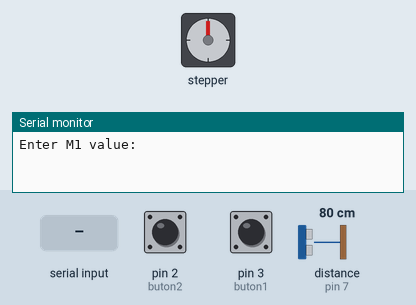
Recording of a sketch running on a simulated Arduino Uno, built with avr-gcc and run on an emulated ATmega328P. Shown: stepper motor, the last lines printed to the serial monitor. The inputs (shaded band) are chosen by the test bench; at power-on: distance to the obstacle (sensor on pin 7) 80 cm, pin 2 (buton2) LOW, pin 3 (buton1) LOW. The echo pulse lasts 58.3 µs per cm; stepper angles assume 290 steps per turn.

Above: at 0.9 s.
1.0 s: "90,45,200\n" received over Serial
At 2.5 s:
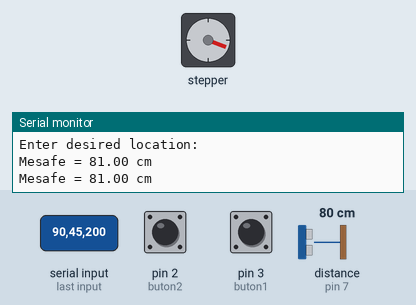
4.0 s: distance to the obstacle (sensor on pin 7) set to 150 cm
7.0 s: distance to the obstacle (sensor on pin 7) set to 155 cm
At 8.2 s:
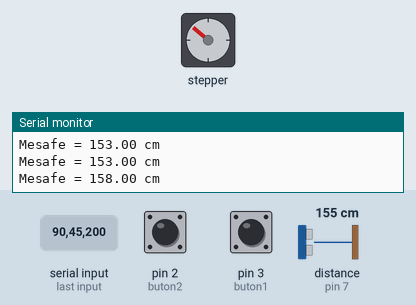
9.3 s: distance to the obstacle (sensor on pin 7) set to 2 cm
At 10.8 s:
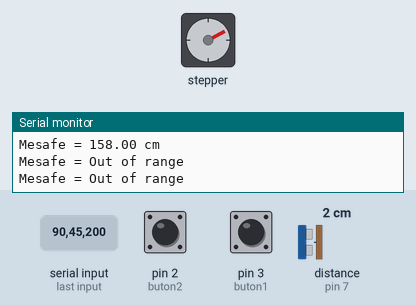
Timing chart, 0 to 21.3 s (numbered marks = the images above; inputs shaded):
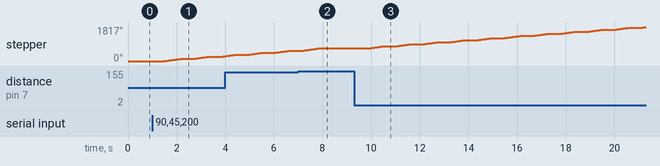

Measured:
- the behaviour switches between 152 and 153 cm on distance to the obstacle (sensor on pin 7) (found by bisection; images 1 and 2)
- after the input at 1.0 s, stepper: turns 111° clockwise in 0.61 s, then 112° clockwise in 0.61 s, then 37° clockwise in 0.20 s
- after the input at 7.0 s, stepper: goes on until 7.8 s, then stays 670°
- after the input at 9.3 s, stepper: turns 112° clockwise in 0.61 s, repeating every 1.1 s

The sketch:

mp4.ino
```cpp
#include "NewPing.h"// Include NewPing Library
#define TRIGGER_PIN 6 // Hook up HC-SR04 with Trig to Arduino Pin 9, Echo to Arduino pin 10
#define ECHO_PIN 7
#define MAX_DISTANCE 400  // Maximum distance we want to ping for (in centimeters).
NewPing sonar(TRIGGER_PIN, ECHO_PIN, MAX_DISTANCE);// NewPing setup of pins and maximum distance.
float duration, distance;

#include <Stepper.h>
const int stepsPerRevolution = 290; // Step motorun bir tam turda yapacağı adım sayısı
const int motorPin1 = 8; // Step motorun 1. pini
const int motorPin2 = 9; // Step motorun 2. pini
const int motorPin3 = 10; // Step motorun 3. pini
const int motorPin4 = 11; // Step motorun 4. pini
int buton2 = 2;                 //Butonu 7.pine bağladık.
int buton2durum = 0;            //Buton durumunu başlangıç için 0 yaptık.
int buton1 = 3;              //Butonu 7.pine bağladık.
int buton1durum = 0;            //Buton durumunu başlangıç için 0 yaptık.
Stepper myStepper(stepsPerRevolution, motorPin1, motorPin2, motorPin3, motorPin4);

float M1Value;
float differentialGap;
float desiredLocation;


void setup()
{
  Serial.begin(9600);
  pinMode(buton1,INPUT);
  pinMode(buton2,INPUT);
  pinMode(TRIGGER_PIN, OUTPUT);
  pinMode(ECHO_PIN,INPUT);

Serial.println("Enter M1 value:");
  while (!Serial.available()) { }
  M1Value = Serial.parseFloat();

  Serial.println("Enter differential gap:");
  while (!Serial.available()) { }
  differentialGap = Serial.parseFloat();

  Serial.println("Enter desired location:");
  while (!Serial.available()) { }
  desiredLocation = Serial.parseFloat();


}

void loop()
{
  distance = sonar.ping_cm();// Send ping, get distance in cm
  Serial.print("Mesafe = ");// Send results to Serial Monitor
  if (distance >= 400 || distance <= 2)
  {
    Serial.println("Out of range");
  }
  else
  {
    Serial.print(distance);
    Serial.println(" cm");
  }
  delay(500);

//BANGBANG
myStepper.setSpeed(30); // Step motorun hızını ayarlıyoruz.


if (desiredLocation-distance>0)
  {
    if (desiredLocation-distance <differentialGap) {
    myStepper.step(0);// Stop the actuator when desired location is reached
  } else {
    // Apply Bang-Bang control based on the distance to the desired location
    if (distance < desiredLocation) {
     myStepper.step(M1Value); // Move towards the right (or increase location value)
    } else if(distance>desiredLocation) {
      myStepper.step(-M1Value ); // Move towards the left (or decrease location value)
    }
  }
  }
  else if( desiredLocation-distance<0)
  {
    if (desiredLocation-distance >-differentialGap) {
    myStepper.step(0);// Stop the actuator when desired location is reached
  } else {
    // Apply Bang-Bang control based on the distance to the desired location
    if (distance > desiredLocation) {
     myStepper.step(-M1Value); // Move towards the right (or increase location value)
    } else {
      myStepper.step(M1Value); // Move towards the left (or decrease location value)
    }
  }
  }


//SWITCH
buton1durum = digitalRead(buton1);    //Butonun bağlı olduğu port değerini butondurum değişkenine aktardık
buton2durum = digitalRead(buton2);    //Butonun bağlı olduğu port değerini butondurum değişkenine aktardık
if ( buton2durum==1 ) {
    myStepper.step(0);
    Serial.println("arac 2 konumda");
  }
  if ( buton1durum==1 ) {
    myStepper.step(0);
    Serial.println("arac 1.konumda");
  }
}
```
